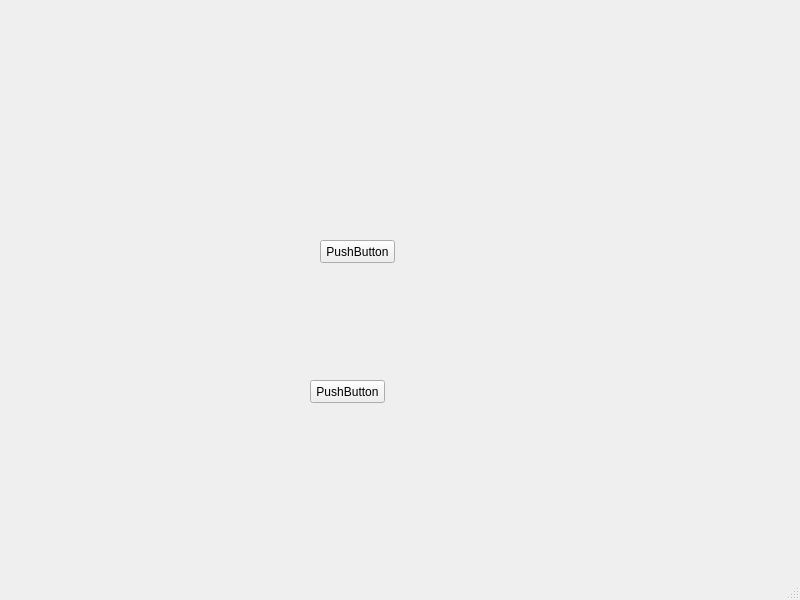
<?xml version="1.0" encoding="UTF-8"?>
<ui version="4.0">
 <class>MainWindow</class>
 <widget class="QMainWindow" name="MainWindow">
  <property name="geometry">
   <rect>
    <x>0</x>
    <y>0</y>
    <width>800</width>
    <height>600</height>
   </rect>
  </property>
  <property name="windowTitle">
   <string>MainWindow</string>
  </property>
  <widget class="QWidget" name="centralwidget">
   <widget class="QWidget" name="widget" native="true">
    <property name="geometry">
     <rect>
      <x>290</x>
      <y>210</y>
      <width>120</width>
      <height>80</height>
     </rect>
    </property>
    <widget class="QPushButton" name="pushButton_2">
     <property name="geometry">
      <rect>
       <x>30</x>
       <y>30</y>
       <width>75</width>
       <height>23</height>
      </rect>
     </property>
     <property name="text">
      <string>PushButton</string>
     </property>
    </widget>
   </widget>
   <widget class="QPushButton" name="pushButton">
    <property name="geometry">
     <rect>
      <x>310</x>
      <y>380</y>
      <width>75</width>
      <height>23</height>
     </rect>
    </property>
    <property name="text">
     <string>PushButton</string>
    </property>
   </widget>
  </widget>
  <widget class="QMenuBar" name="menubar">
   <property name="geometry">
    <rect>
     <x>0</x>
     <y>0</y>
     <width>800</width>
     <height>21</height>
    </rect>
   </property>
  </widget>
  <widget class="QStatusBar" name="statusbar"/>
 </widget>
 <resources/>
 <connections/>
</ui>
